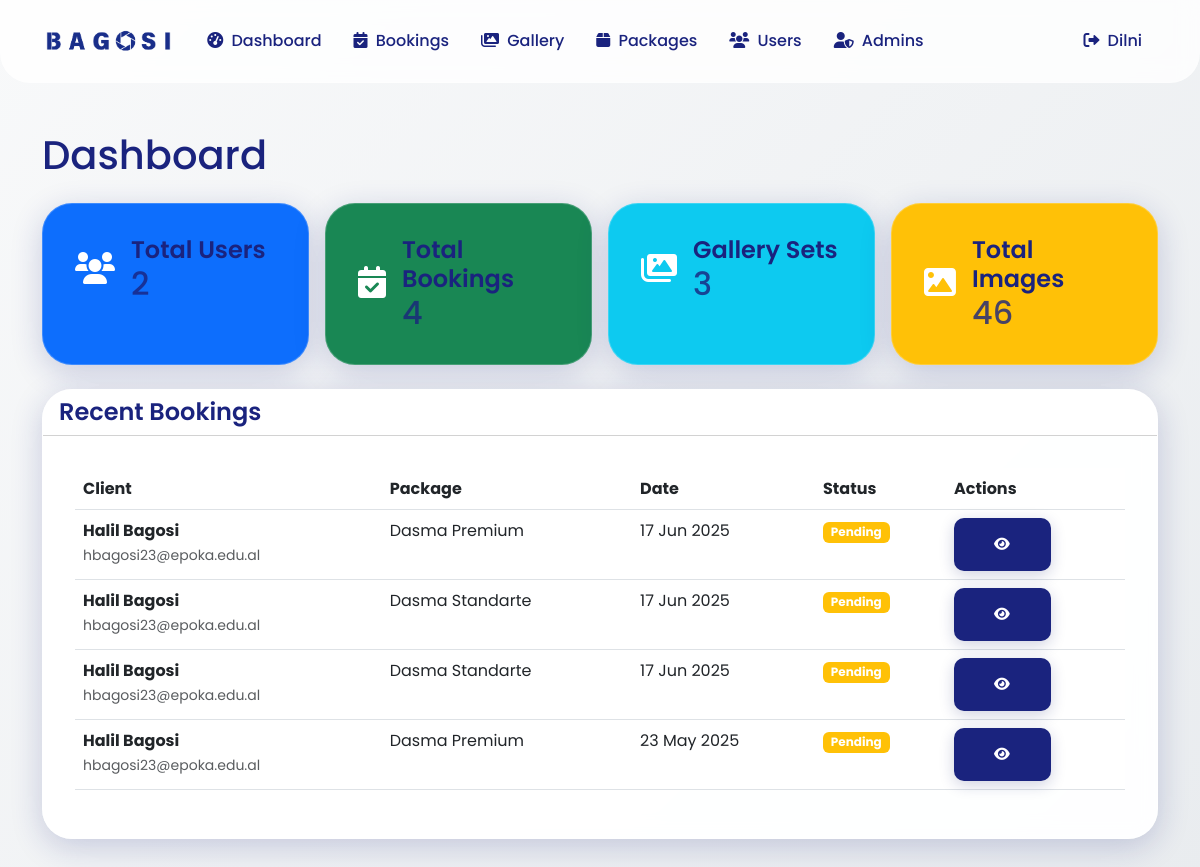
Page /admin_83926483499/index.php (signed in) on the committed database.
### tables this page shows
CREATE TABLE `bookings` (
  `id` int(11) NOT NULL AUTO_INCREMENT,
  `user_id` int(11) DEFAULT NULL,
  `package_id` int(11) DEFAULT NULL,
  `booking_date` date NOT NULL,
  `event_date` datetime NOT NULL,
  `status` enum('pending','confirmed','completed','cancelled') DEFAULT 'pending',
  `notes` text DEFAULT NULL,
  `created_at` timestamp NOT NULL DEFAULT current_timestamp(),
  `updated_at` timestamp NOT NULL DEFAULT current_timestamp() ON UPDATE current_timestamp(),
  PRIMARY KEY (`id`),
  KEY `user_id` (`user_id`),
  KEY `package_id` (`package_id`),
  CONSTRAINT `bookings_ibfk_1` FOREIGN KEY (`user_id`) REFERENCES `users` (`id`),
  CONSTRAINT `bookings_ibfk_2` FOREIGN KEY (`package_id`) REFERENCES `packages` (`id`)
);

CREATE TABLE `packages` (
  `id` int(11) NOT NULL AUTO_INCREMENT,
  `name` varchar(100) NOT NULL,
  `description` text DEFAULT NULL,
  `price` decimal(10,2) NOT NULL,
  `duration` int(11) NOT NULL,
  `photos_count` int(11) NOT NULL,
  `features` text DEFAULT NULL,
  `category` enum('wedding','photography','event','other') NOT NULL,
  `is_active` tinyint(1) DEFAULT 1,
  `created_at` timestamp NOT NULL DEFAULT current_timestamp(),
  `updated_at` timestamp NOT NULL DEFAULT current_timestamp() ON UPDATE current_timestamp(),
  PRIMARY KEY (`id`)
);

### admin_83926483499/index.php (the view, shortened to what this page needs)
<?php
require_once '../config/database.php';
try {
    $stats = [
        'users' => $pdo->query("SELECT COUNT(*) FROM users WHERE role = 'user'")->fetchColumn(),
        'bookings' => $pdo->query("SELECT COUNT(*) FROM bookings")->fetchColumn(),
        'gallery_sets' => $pdo->query("SELECT COUNT(*) FROM gallery_sets")->fetchColumn(),
        'images' => $pdo->query("SELECT COUNT(*) FROM gallery_images")->fetchColumn()
    ];
    $stmt = $pdo->query("
        SELECT b.*,
               COALESCE(u.full_name, 'Guest User') as full_name,
               COALESCE(u.email, SUBSTRING_INDEX(b.notes, 'contact: ', -1)) as contact,
               p.name as package_name
        FROM bookings b
        LEFT JOIN users u ON b.user_id = u.id
        JOIN packages p ON b.package_id = p.id
        ORDER BY b.created_at DESC
        LIMIT 5
    ");
    $recent_bookings = $stmt->fetchAll(PDO::FETCH_ASSOC);
} catch(PDOException $e) {
    error_log("Database error: " . $e->getMessage());
    die("A database error occurred. Please try again later.");
}
?>
<!DOCTYPE html>
<html lang="sq">
<head>
    <link href="https://cdn.jsdelivr.net/npm/bootstrap@5.3.0/dist/css/bootstrap.min.css" rel="stylesheet">
    <link rel="stylesheet" href="https://cdnjs.cloudflare.com/ajax/libs/font-awesome/6.0.0/css/all.min.css">
    <link rel="stylesheet" href="../css/style.css">
</head>
<body>
    <?php include 'includes/navbar.php'; ?>
    <div class="container py-5">
        <h1 class="mb-4">Dashboard</h1>
        <div class="row g-3 mb-4">
            <div class="col-12 col-sm-6 col-md-3">
                <div class="card bg-primary text-white h-100">
                    <div class="card-body">
                        <div class="d-flex align-items-center">
                            <div class="flex-shrink-0">
                                <i class="fas fa-users fa-2x"></i>
                            </div>
                            <div class="flex-grow-1 ms-3">
                                <h6 class="card-title mb-0">Total Users</h6>
                                <h2 class="card-text mb-0"><?php echo $stats['users']; ?></h2>
                            </div>
                        </div>
                    </div>
                </div>
            </div>
            <div class="col-12 col-sm-6 col-md-3">
                <div class="card bg-success text-white h-100">
                    <div class="card-body">
                        <div class="d-flex align-items-center">
                            <div class="flex-shrink-0">
                                <i class="fas fa-calendar-check fa-2x"></i>
                            </div>
                            <div class="flex-grow-1 ms-3">
                                <h6 class="card-title mb-0">Total Bookings</h6>
                                <h2 class="card-text mb-0"><?php echo $stats['bookings']; ?></h2>
                            </div>
                        </div>
                    </div>
                </div>
            </div>
            <div class="col-12 col-sm-6 col-md-3">
                <div class="card bg-info text-white h-100">
                    <div class="card-body">
                        <div class="d-flex align-items-center">
                            <div class="flex-shrink-0">
                                <i class="fas fa-images fa-2x"></i>
                            </div>
                            <div class="flex-grow-1 ms-3">
                                <h6 class="card-title mb-0">Gallery Sets</h6>
                                <h2 class="card-text mb-0"><?php echo $stats['gallery_sets']; ?></h2>
                            </div>
                        </div>
                    </div>
                </div>
            </div>
            <div class="col-12 col-sm-6 col-md-3">
                <div class="card bg-warning text-white h-100">
                    <div class="card-body">
                        <div class="d-flex align-items-center">
                            <div class="flex-shrink-0">
                                <i class="fas fa-image fa-2x"></i>
                            </div>
                            <div class="flex-grow-1 ms-3">
                                <h6 class="card-title mb-0">Total Images</h6>
                                <h2 class="card-text mb-0"><?php echo $stats['images']; ?></h2>
                            </div>
                        </div>
                    </div>
                </div>
            </div>
        </div>
        <div class="card">
            <div class="card-header bg-white">
                <h5 class="card-title mb-0">Recent Bookings</h5>
            </div>
            <div class="card-body">
                <div class="table-responsive">
                    <table class="table table-hover">
                        <thead>
                            <tr>
                                <th>Client</th>
                                <th>Package</th>
                                <th>Date</th>
                                <th>Status</th>
                                <th>Actions</th>
                            </tr>
                        </thead>
                        <tbody>
                            <?php foreach ($recent_bookings as $booking): ?>
                            <tr>
                                <td>
                                    <div class="d-flex flex-column">
                                        <span class="fw-bold"><?php echo htmlspecialchars($booking['full_name']); ?></span>
                                        <small class="text-muted"><?php echo htmlspecialchars($booking['contact']); ?></small>
                                    </div>
                                </td>
                                <td><?php echo htmlspecialchars($booking['package_name']); ?></td>
                                <td><?php echo date('d M Y', strtotime($booking['booking_date'])); ?></td>
                                <td>
                                    <span class="badge bg-<?php
                                        echo $booking['status'] === 'confirmed' ? 'success' :
                                            ($booking['status'] === 'pending' ? 'warning' : 'danger');
                                    ?>">
                                        <?php echo ucfirst($booking['status']); ?>
                                    </span>
                                </td>
                                <td>
                                    <a href="bookings.php?id=<?php echo $booking['id']; ?>" class="btn btn-sm btn-primary">
                                        <i class="fas fa-eye"></i>
                                    </a>
                                </td>
                            </tr>
                            <?php endforeach; ?>
                        </tbody>
                    </table>
                </div>
            </div>
        </div>
    </div>
</body>
</html>

### css/style.css (style rules this page uses)
:root { --primary-color: #1a237e; --secondary-color: #0d47a1; --accent-color: #2962ff; --text-color: #1a237e; --light-bg: rgba(255, 255, 255, 0.95); --glass-bg: rgba(255, 255, 255, 0.1); --glass-border: rgba(255, 255, 255, 0.2); --glass-shadow: 0 8px 32px 0 rgba(26, 35, 126, 0.2); --border-radius-lg: 30px; --border-radius-md: 20px; --border-radius-sm: 15px; }
body { font-family: 'Poppins', sans-serif; line-height: 1.6; color: var(--text-color); background: linear-gradient(135deg, #f8f9fa 0%, #e9ecef 100%); overflow-x: hidden; }
.card { background: var(--light-bg); backdrop-filter: blur(10px); -webkit-backdrop-filter: blur(10px); border: 1px solid var(--glass-border); border-radius: var(--border-radius-lg); box-shadow: var(--glass-shadow); transition: transform 0.3s ease, box-shadow 0.3s ease; overflow: hidden; animation: slideIn 0.5s ease forwards; opacity: 0; }
.card::before { content: ''; position: absolute; top: 0; left: 0; right: 0; height: 5px; background: linear-gradient(90deg, var(--primary-color), var(--secondary-color)); opacity: 0; transition: opacity 0.3s ease; }
.card:nth-child(1) { animation-delay: 0.1s; }
.card:nth-child(3) { animation-delay: 0.3s; }
.btn { padding: 1rem 2.5rem; border-radius: 10px; box-shadow: 0 4px 15px rgba(21, 31, 107, 0.2); font-weight: 600; text-transform: uppercase; letter-spacing: 1px; transition: all 0.3s ease; position: relative; overflow: hidden; }
.btn::before { content: ''; position: absolute; top: 0; left: 0; width: 100%; height: 100%; background: linear-gradient(45deg, var(--primary-color), var(--secondary-color)); opacity: 0; transition: opacity 0.3s ease; z-index: -1; }
.btn-primary { background: var(--primary-color); border: none; box-shadow: 0 4px 15px rgba(21, 31, 107, 0.2); }
.card { position: relative; overflow: hidden; }
.card::after { content: ''; position: absolute; top: 0; left: 0; right: 0; height: 5px; background: linear-gradient(90deg, var(--primary-color), var(--accent-color)); opacity: 0; transition: opacity 0.3s ease; }
.card-body { padding: 2rem; }
.card-title { color: var(--primary-color); font-size: 1.5rem; font-weight: 600; margin-bottom: 1rem; }
.card-text { color: var(--text-color); opacity: 0.8; margin-bottom: 1rem; }
.btn { position: relative; overflow: hidden; transition: all 0.3s ease; }
.btn::after { content: ''; position: absolute; top: 50%; left: 50%; width: 0; height: 0; background: rgba(255, 255, 255, 0.2); border-radius: 50%; transform: translate(-50%, -50%); transition: width 0.6s ease, height 0.6s ease; }

### rows in the picture
bookings: full_name "Halil Bagosi", contact "hbagosi23@epoka.edu.al", package.name "Dasma Premium", booking_date "17 Jun 2025", status "Pending"
bookings: full_name "Halil Bagosi", contact "hbagosi23@epoka.edu.al", package.name "Dasma Standarte", booking_date "17 Jun 2025", status "Pending"
bookings: full_name "Halil Bagosi", contact "hbagosi23@epoka.edu.al", package.name "Dasma Standarte", booking_date "17 Jun 2025", status "Pending"
bookings: full_name "Halil Bagosi", contact "hbagosi23@epoka.edu.al", package.name "Dasma Premium", booking_date "23 May 2025", status "Pending"

### other values in the picture
$stats['users'] "2"
$stats['bookings'] "4"
$stats['gallery_sets'] "3"
$stats['images'] "46"
